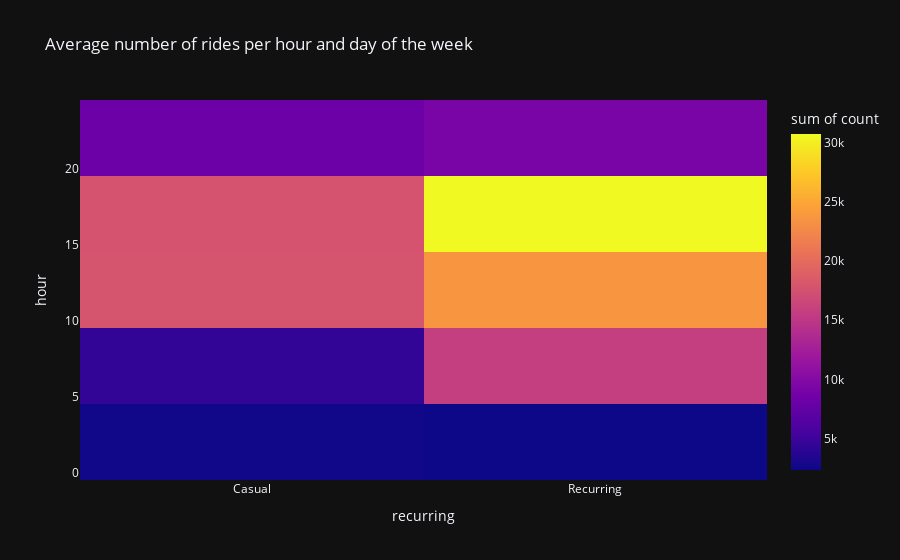

The code cell stored with this chart in its notebook:
### Code cell
fig = px.density_heatmap(
    hour_dist,
    x = 'recurring',
    y = 'hour',
    z = 'count',
    title = 'Average number of rides per hour and day of the week',
    nbinsx = 24,
    nbinsy = 7,
    template = 'plotly_dark'
)

fig.write_image('./charts/hour_heatmap.png', scale=2)
fig.show()

### Figure 1 — Plotly figure (JSON) as saved in the notebook; plotly's stock layout.template omitted (floating-point values rounded to 4 significant figures)
{"data": [{"coloraxis": "coloraxis", "histfunc": "sum", "hovertemplate": "recurring=%{x}<br>hour=%{y}<br>sum of count=%{z}<extra></extra>", "name": "", "nbinsx": 24, "nbinsy": 7, "type": "histogram2d", "x": ["Casual", "Recurring", "Casual", "Recurring", "Casual", "Recurring", "Casual", "Recurring", "Casual", "Recurring", "Casual", "Recurring", "Casual", "Recurring", "Casual", "Recurring", "Casual", "Recurring", "Casual", "Recurring", "Casual", "Recurring", "Casual", "Recurring", "Casual", "Recurring", "Casual", "Recurring", "Casual", "Recurring", "Casual", "Recurring", "Casual", "Recurring", "Casual", "Recurring", "Casual", "Recurring", "Casual", "Recurring", "Casual", "Recurring", "Casual", "Recurring", "Casual", "Recurring", "Casual", "Recurring"], "xaxis": "x", "xbingroup": "x", "y": [0, 0, 1, 1, 2, 2, 3, 3, 4, 4, 5, 5, 6, 6, 7, 7, 8, 8, 9, 9, 10, 10, 11, 11, 12, 12, 13, 13, 14, 14, 15, 15, 16, 16, 17, 17, 18, 18, 19, 19, 20, 20, 21, 21, 22, 22, 23, 23], "yaxis": "y", "ybingroup": "y", "z": [1067, 717, 776, 568, 449, 422, 134, 313, 87, 332, 126, 436, 326, 1416, 686, 4061, 1353, 5569, 1990, 4296, 2186, 3222, 3246, 4409, 4164, 5869, 4273, 5504, 3947, 4548, 3798, 4534, 3692, 6307, 3844, 7884, 3445, 7004, 2948, 5000, 2380, 3612, 2374, 2505, 2065, 1771, 1389, 1383]}], "layout": {"coloraxis": {"colorbar": {"title": {"text": "sum of count"}}, "colorscale": [[0, "#0d0887"], [0.1111, "#46039f"], [0.2222, "#7201a8"], [0.3333, "#9c179e"], [0.4444, "#bd3786"], [0.5556, "#d8576b"], [0.6667, "#ed7953"], [0.7778, "#fb9f3a"], [0.8889, "#fdca26"], [1, "#f0f921"]]}, "legend": {"tracegroupgap": 0}, "title": {"text": "Average number of rides per hour and day of the week"}, "xaxis": {"anchor": "y", "domain": [0, 1], "title": {"text": "recurring"}}, "yaxis": {"anchor": "x", "domain": [0, 1], "title": {"text": "hour"}}}}
